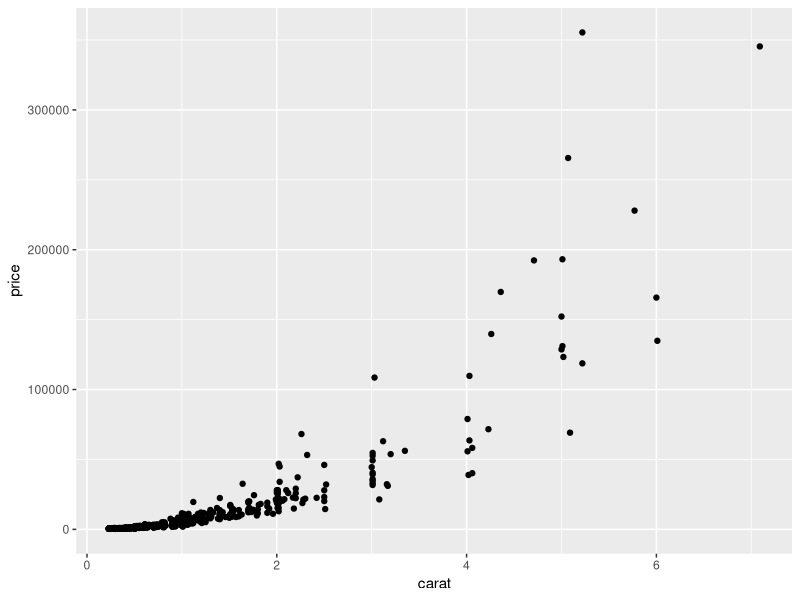
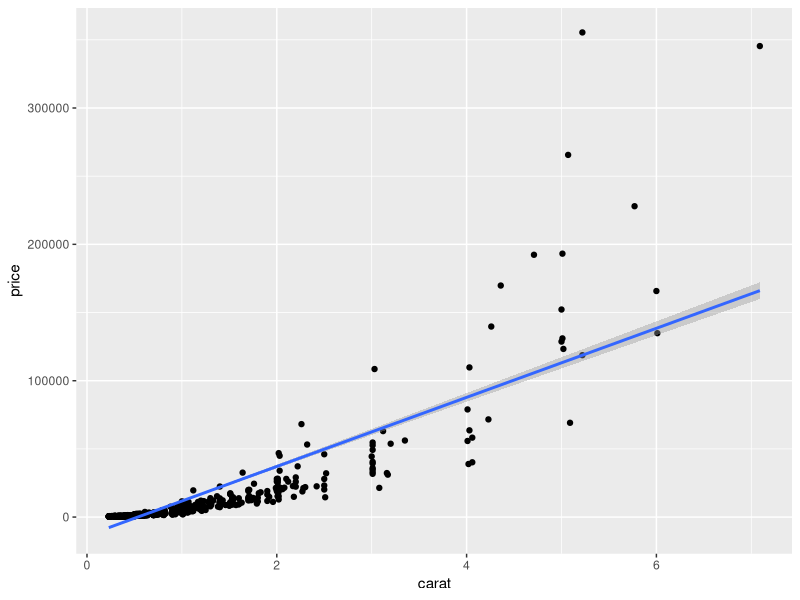
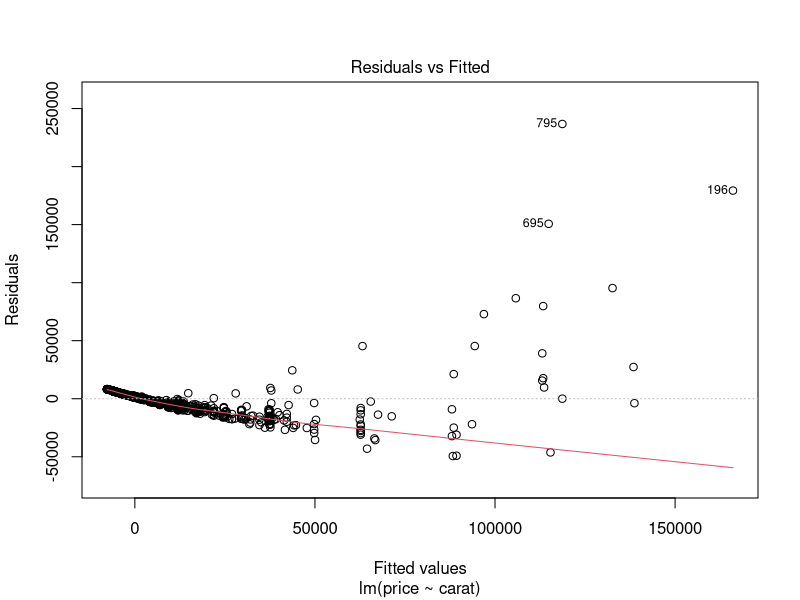
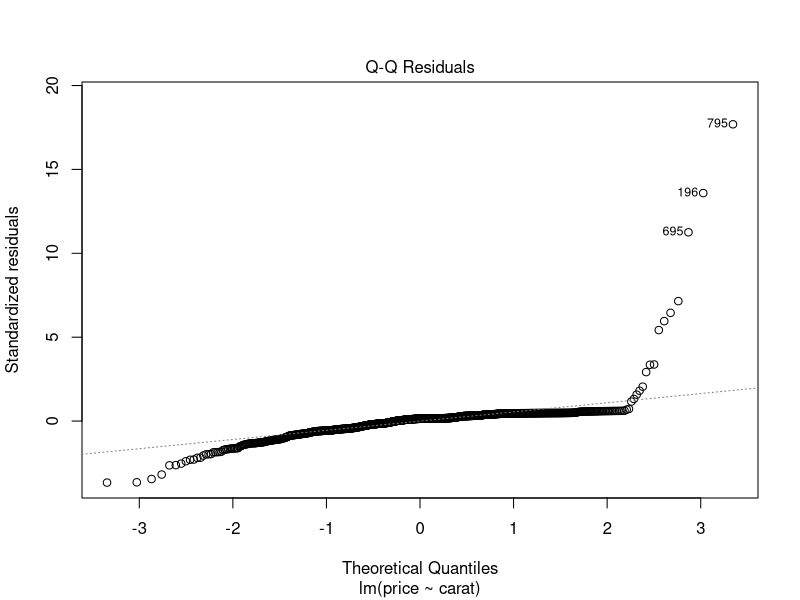
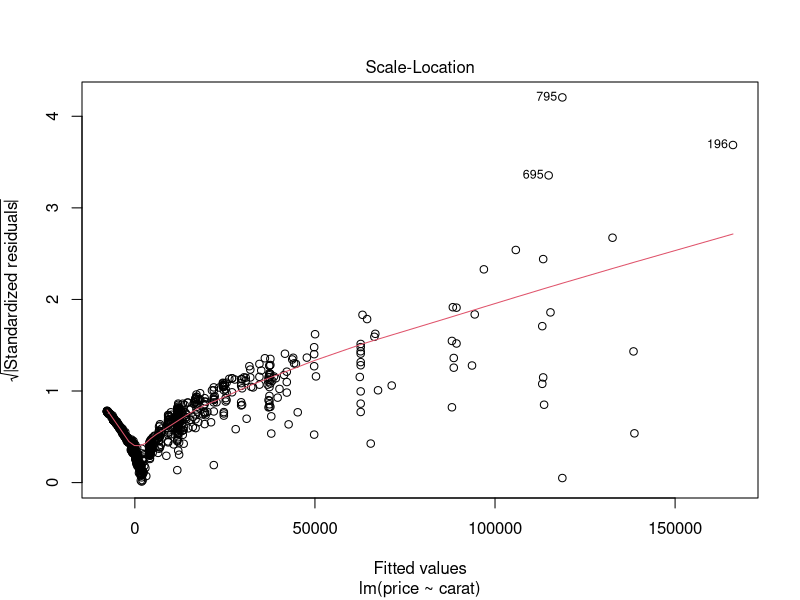
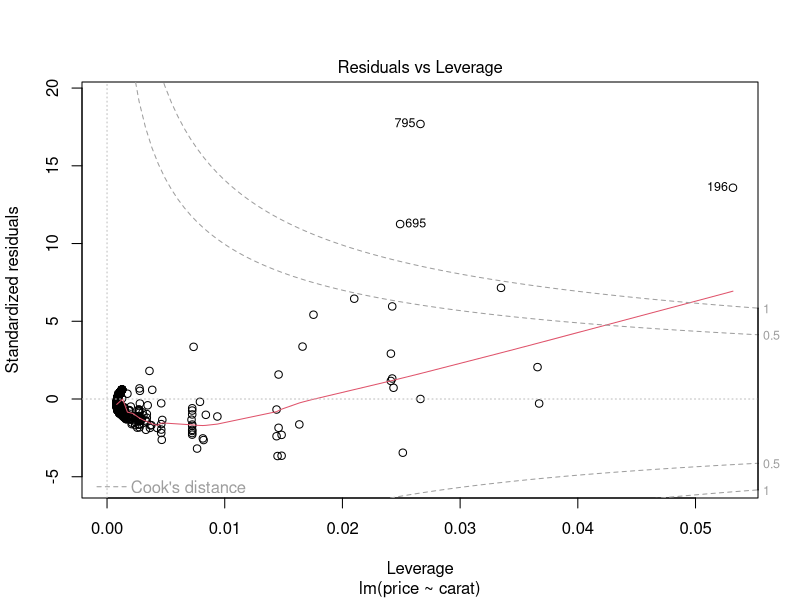
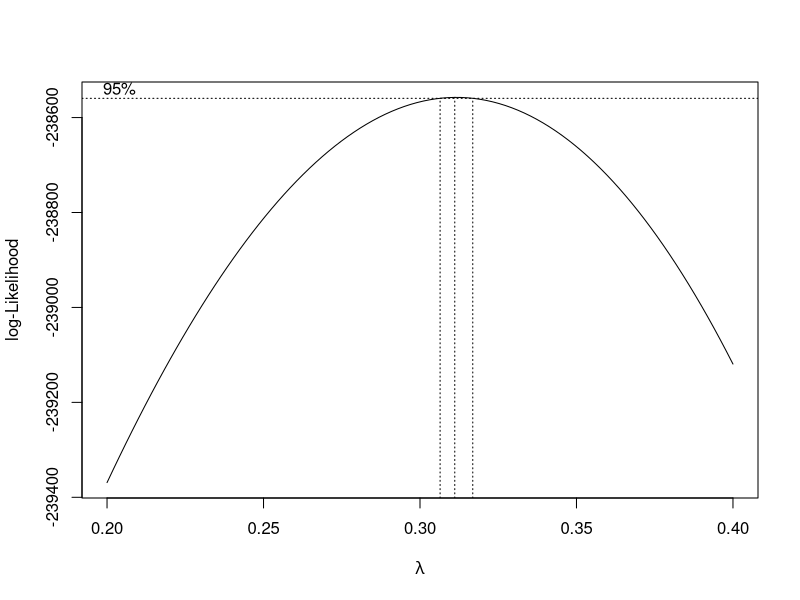
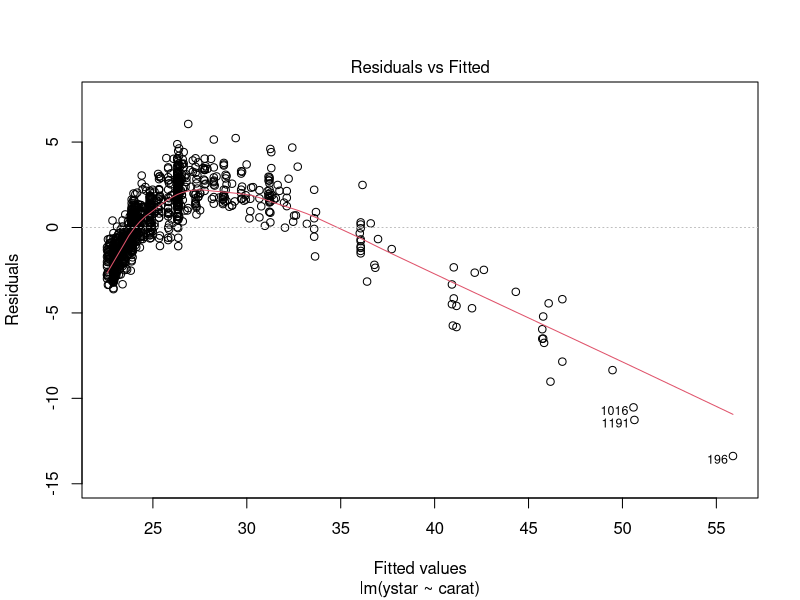

Write R code to recreate these figures, in order. (Note: this script raises an error after producing the figures.)
## ---- chunk 1
library(tidyverse)
library(GGally)
library(MASS)
options(scipen = 999)
diamonds<-read.csv("diamonds4.csv")
## ---- chunk 2
result<-lm(price~carat, data=diamonds)
ggplot(data = diamonds, aes(x=carat, y=price))+
  geom_point()
## ---- chunk 3
ggplot(data = diamonds, aes(x=carat, y=price))+
  geom_point()+
  geom_smooth(method='lm', se=T)
## ---- chunk 4
plot(result)
## ---- chunk 5
boxcox(result, lambda=seq(0.2,0.4,0.05))
## ---- chunk 6
#y-adjustment, why not use logtrans function from MASS?
ystar<-logb(diamonds$price, base=exp(0.30))
diamonds.ystar<-data.frame(diamonds, ystar)
result.logb.ystar<-lm(ystar~carat, data = diamonds.ystar)
plot(result.logb.ystar)
## ---- chunk 7
ggplot2::ggplot(data=diamonds.ystar,aes(x=carat,y=ystar))+
 geom_point()
## ---- chunk 8
xstar<-log(diamonds.ystar$carat)
diamonds.adjusted<-data.frame(diamonds.ystar, xstar)
result.adjusted<-lm(ystar~xstar, data=diamonds.adjusted)
plot(result.adjusted)
## ---- chunk 9
ggplot2::ggplot(data=diamonds.adjusted,aes(x=xstar,y=ystar))+
 geom_point()+
 geom_smooth(method=lm,se=FALSE)
## ---- chunk 10
clarity_bin<-diamonds%>%
  group_by(clarity)%>%
  summarize(across(price, list(
    mean = mean,
    median =median,
    min=min,
    max=max,
    sd=sd,
    count=~n()
  )))
clarity_bin
## ---- chunk 11
long_clarity_bin<- clarity_bin%>%
  rename(occurrence = price_count)%>%
  pivot_longer(cols= c(price_mean, price_median, price_sd, price_min, price_max, occurrence),
               names_to = "Statistic", values_to = "Price")
long_clarity_bin
## ---- chunk 12
ggplot(long_clarity_bin, aes(x = clarity, y = Price, fill = Statistic))+
  geom_bar(stat = "identity", position="dodge")
## ---- chunk 13
ggplot(long_clarity_bin, aes(x = clarity, y = Price, fill = Statistic))+
  geom_bar(stat = "identity", position="stack")
## ---- chunk 14
ggplot(long_clarity_bin, aes(x = clarity, y = Price, fill = Statistic))+
  geom_bar(stat = "identity", position="fill")
## ---- chunk 15
ggplot(long_clarity_bin, aes(x = clarity, y = occurrence))+
  geom_jitter()
## ---- chunk 16
ggplot(long_clarity_bin, aes(x = clarity, y = Price))+
  geom_boxplot()
## ---- chunk 17
relative_rarity<-clarity_bin%>%
  group_by(price_count)
relative_rarity
## ---- chunk 18
ggplot(relative_rarity, aes(x = price_count, y = price_mean))+
  geom_bar()+
  ylim(0,30000)
